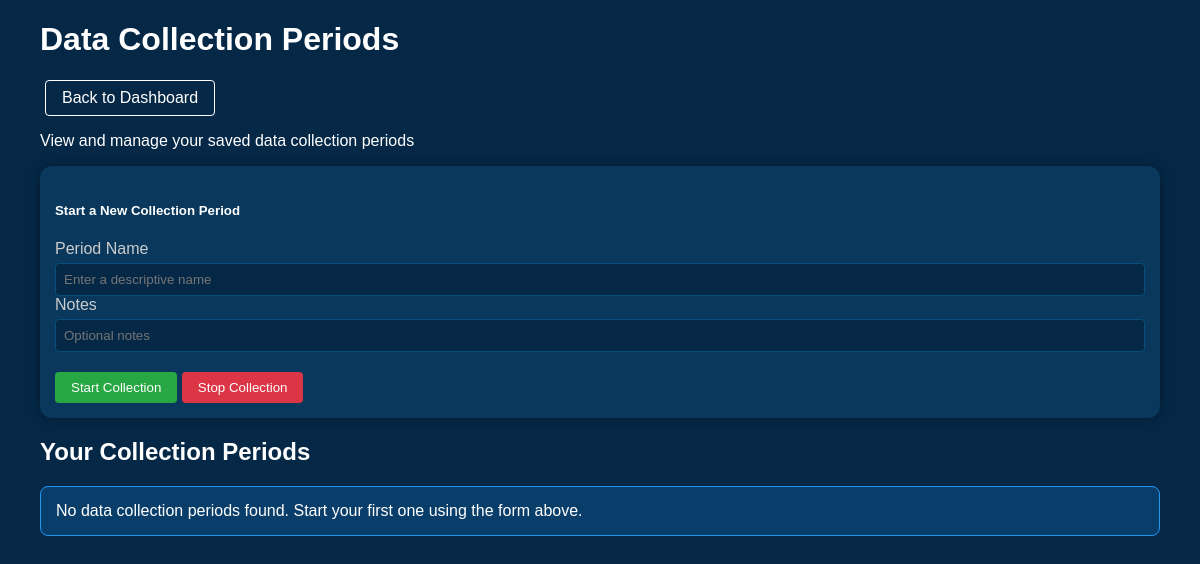
/periods, run on an earlier commit of the app's database.
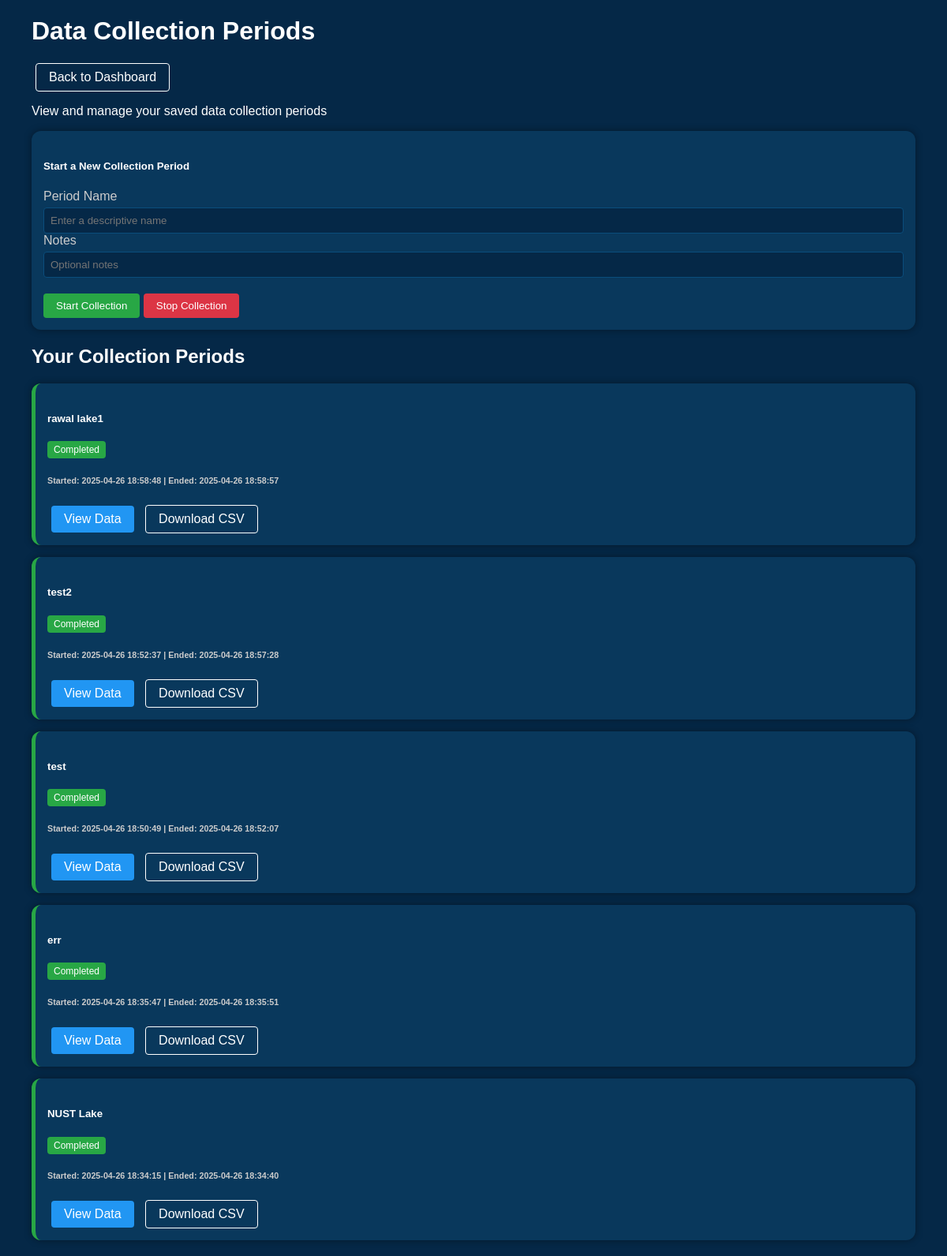
And on a later commit of the database.
### tables this page shows
CREATE TABLE data_periods (
            id INTEGER PRIMARY KEY AUTOINCREMENT,
            name TEXT,
            start_time TEXT,
            end_time TEXT,
            notes TEXT
        );

### app.py (the view)
@app.route('/periods')
def list_periods():
    try:
        periods = get_periods()
        return render_template('periods.html', periods=periods)
    except Exception as e:
        print(f"Error listing periods: {str(e)}")
        print(traceback.format_exc())
        return f"Error: {str(e)}", 500

### app.py (called while the page is built)
def get_db():
    db = getattr(g, '_database', None)
    if db is None:
        db = g._database = sqlite3.connect(DATABASE)
        db.row_factory = sqlite3.Row
    return db

@app.teardown_appcontext
def close_connection(exception):
    db = getattr(g, '_database', None)
    if db is not None:
        db.close()

def dict_factory(cursor, row):
    d = {}
    for idx, col in enumerate(cursor.description):
        d[col[0]] = row[idx]
    return d

def get_periods():
    db = get_db()
    db.row_factory = dict_factory
    cursor = db.cursor()
    cursor.execute('SELECT * FROM data_periods ORDER BY id DESC')
    return cursor.fetchall()

### templates/periods.html (shortened to what this page needs)
<!DOCTYPE html>
<html lang="en">
<head>
</head>
<body>
    <div class="container">
        <header class="mb-4">
            <div class="d-flex justify-content-between align-items-center">
                <h1>Data Collection Periods</h1>
                <a href="/" class="btn-outline">Back to Dashboard</a>
            </div>
            <p class="lead">View and manage your saved data collection periods</p>
        </header>
        <div class="row">
            <div class="col-md-12">
                <div class="card mb-4">
                    <div class="card-body">
                        <h5 class="card-title">Start a New Collection Period</h5>
                        <form id="start-period-form" class="row g-3">
                            <div class="col-md-6">
                                <label for="period-name" class="form-label">Period Name</label>
                                <input type="text" class="form-control" id="period-name" placeholder="Enter a descriptive name">
                            </div>
                            <div class="col-md-6">
                                <label for="period-notes" class="form-label">Notes</label>
                                <input type="text" class="form-control" id="period-notes" placeholder="Optional notes">
                            </div>
                            <div class="col-12 button-container">
                                <button type="submit" class="btn btn-success" id="start-button">
                                     Start Collection
                                </button>
                                <button type="button" class="btn btn-danger d-none" id="stop-button">
                                     Stop Collection
                                </button>
                            </div>
                        </form>
                    </div>
                </div>
                <h2>Your Collection Periods</h2>
                <div id="periods-container">
                    {% if periods %}
                        {% for period in periods %}
                            <div class="card period-card {% if not period.end_time %}active{% endif %}">
                                <div class="card-body">
                                    <div class="d-flex justify-content-between">
                                        <h5 class="card-title">{{ period.name }}</h5>
                                        <span class="badge {% if not period.end_time %}bg-primary{% else %}bg-success{% endif %}">
                                            {% if not period.end_time %}Active{% else %}Completed{% endif %}
                                        </span>
                                    </div>
                                    <h6 class="card-subtitle mb-2 text-muted">
                                        Started: {{ period.start_time }}
                                        {% if period.end_time %}
                                            | Ended: {{ period.end_time }}
                                        {% endif %}
                                    </h6>
                                    <div class="mt-2">
                                        <a href="/period/{{ period.id }}" class="btn-view">
                                             View Data
                                        </a>
                                        <a href="/period/{{ period.id }}/download?format=csv" class="btn-outline">
                                             Download CSV
                                        </a>
                                    </div>
                                </div>
                            </div>
                        {% endfor %}
                    {% else %}
                        <div class="alert alert-info">
                            No data collection periods found. Start your first one using the form above.
                        </div>
                    {% endif %}
                </div>
            </div>
        </div>
    </div>
</body>
</html>

### templates/periods.html (style rules this page uses)
body { font-family: Arial, sans-serif; margin: 20px; background-color: #052847; color: #fff; }
.container { max-width: 1200px; margin: 0 auto; padding: 0 20px; }
.card { background-color: #09385c; border-radius: 12px; margin-bottom: 15px; box-shadow: 0 0 10px rgba(0, 0, 0, 0.4); }
.card-body { padding: 15px; }
.btn-success { background-color: #28a745; color: white; border: none; padding: 8px 16px; border-radius: 4px; cursor: pointer; }
.btn-danger { background-color: #dc3545; color: white; border: none; padding: 8px 16px; border-radius: 4px; cursor: pointer; }
.form-control { width: 100%; padding: 8px; border: 1px solid #0a4d7c; border-radius: 4px; background-color: #052847; color: white; box-sizing: border-box; }
.form-label { color: #ccc; margin-bottom: 5px; display: block; }
.badge { padding: 4px 8px; border-radius: 4px; font-size: 12px; }
.bg-success { background-color: #28a745; }
.text-muted { color: #ccc !important; }
.period-card { border-left: 5px solid #28a745; }
.btn-view { background-color: #2196f3; color: white; border: none; padding: 8px 16px; border-radius: 4px; cursor: pointer; text-decoration: none; display: inline-block; margin: 0 5px; }
.btn-outline { background-color: transparent; color: white; border: 1px solid white; padding: 8px 16px; border-radius: 4px; cursor: pointer; text-decoration: none; display: inline-block; margin: 0 5px; }
.button-container { margin-top: 20px; }

What changed in the data, as far as the page shows it:
added data_periods: name "rawal lake1", shows "Completed", start_time "2025-04-26 18:58:48", end_time "2025-04-26 18:58:57"
added data_periods: name "test2", shows "Completed", start_time "2025-04-26 18:52:37", end_time "2025-04-26 18:57:28"
added data_periods: name "test", shows "Completed", start_time "2025-04-26 18:50:49", end_time "2025-04-26 18:52:07"
added data_periods: name "err", shows "Completed", start_time "2025-04-26 18:35:47", end_time "2025-04-26 18:35:51"
added data_periods: name "NUST Lake", shows "Completed", start_time "2025-04-26 18:34:15", end_time "2025-04-26 18:34:40"
Also different on the page:
text no longer shown: "No data collection periods found. Start your first one using the form above."
